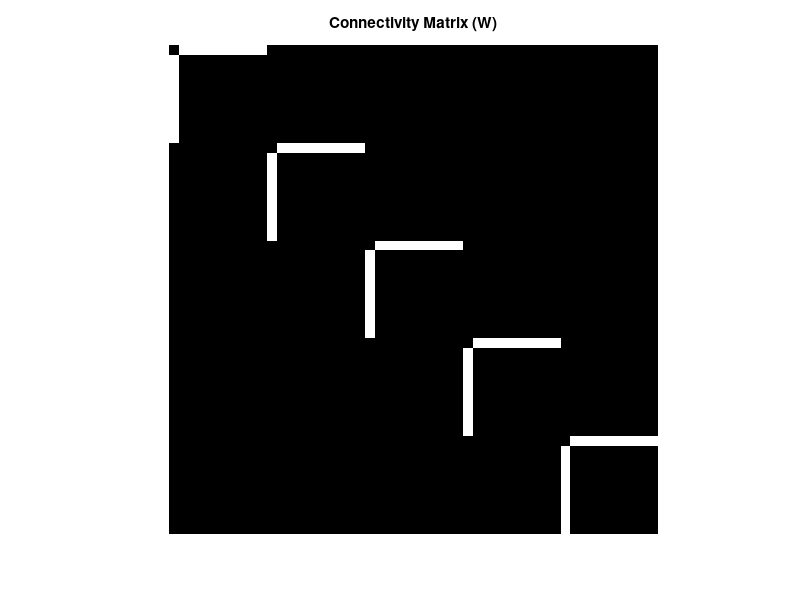

This chart was generated by the following MATLAB code:
function [n, W]=p1_ConnectivityMatrix(gsyn_k)
% gsyn_k: Ratio of interhub gsyn v/s intrahub gsyn

%%%%%%%%%%%%%%%%%%%%%%%%%%%%%%%%%%%%%%%%%%%%%%%%%%%%%%%%%%%%%%%%%%%%
% Set up connectivity matrix W

% 1D ring network
% set network size n 
n = 50;

if nargin < 1 || isempty(gsyn_k)
    gsyn_k = 0;  % Set default value for gsyn_k
end

% %%%%%%%%%%%%%%%%%%%%%%%%%%%%%%%%%%%%%%%%%%%%%%%%%%%%%%%%%%%%
% % nearest neighbor coupling
% % set radius of connectivity crad, # of outgoing synapses per neuron =
% % 2*crad

% crad = 1;
% 
% W = zeros(n);
% for k=1:crad
%     W = W +diag(ones(n-k,1),k)+diag(ones(n-k,1),-k);
% end
% 
% % add synapses to end cells = periodic boundary conditions
% for k=crad:-1:1
%     for j=crad:-1:k
%         W(n-(j-k),k) = 1;
%         W(k,n-(j-k)) = 1;
%     end
% end
% clear crad j k
% %%%%%%%%%%%%%%%%%%%%%%%%%%%%%%%%%%%%%%%%%%%%%%%%%%%%%%%%%%%%%%%%%%%%%%

% %%%%%%%%%%%%%%%%%%%%%%%%%%%%%%%%%%%%%%%%%%%%%%%%%%%%%%%%%%%%%%%%%%%%%%
% % % % all-to-all coupling
% W = ones(n);
% W = W - diag(ones(n,1));
% %%%%%%%%%%%%%%%%%%%%%%%%%%%%%%%%%%%%%%%%%%%%%%%%%%%%%%%%%%%%%%%%%%%%%

% %%%%%%%%%%%%%%%%%%%%%%%%%%%%%%%%%%%%%%%%%%%%%%%%%%%%%%%%%%%%%%%%%%%%%%
% random sparse connectivity with 2*crad outgoing synapses per neuron
% start with all-to-all coupling and set n-2*crad synapses to zero
hub_count=5;
% hub_size = n/hub_count;

W = zeros(n);

% intra-hub
for i=1:5
    for j=1:9
        W((i-1)*10+j+1,1+10*(i-1)) = 1;
        W(1+10*(i-1),(i-1)*10+j+1) = 1;
    end
end

%inter-hub
for i=1:5
    for j=1:5
        if i ~= j
            W((i-1)*10+1,(j-1)*10+1) = gsyn_k;
        end
    end
end
clear i j
% % % % % % 

% %%%%%%%%%%%%%%%%%%%%%%%%%%%%%%%%%%%%%%%%%%%%%%%%%%%%%%%%%%%%%%%%%%%%%%
% % random sparse connectivity with 2*crad outgoing synapses per neuron
% % start with all-to-all coupling and set n-2*crad synapses to zero
% crad=20;
% 
% W = ones(n);
% W = W - diag(ones(n,1));
% 
% %loop through rows of W
% for i=1:n
%     % randomly determine which synaptic connections to zero out
%     allconnects = randperm(n);
%     noconnect=allconnects(1:(n-1)-2*crad);
%     %Errorcheck so autapses are not included
%     checki=find(noconnect==i);
%     if ~isempty(checki)
%         noconnect(checki)=allconnects(n-2*crad+1);
%     end
%     % zero out synaptic connections
%     W(i,noconnect) = 0;
%     
% end
% clear crad allconnects noconnect checki i
% % % % % % 

figure(1)
imshow(W, 'InitialMagnification', 'fit');
% colormap([0 0 0; 1 1 1]);
title('Connectivity Matrix (W)');

% %%%%%%%%%%%%%%%%%%%%%%%%%%%%%%%%%%%%%%%%%%%%%%%%%%%%%%%%%%%%%%%%%%%
end